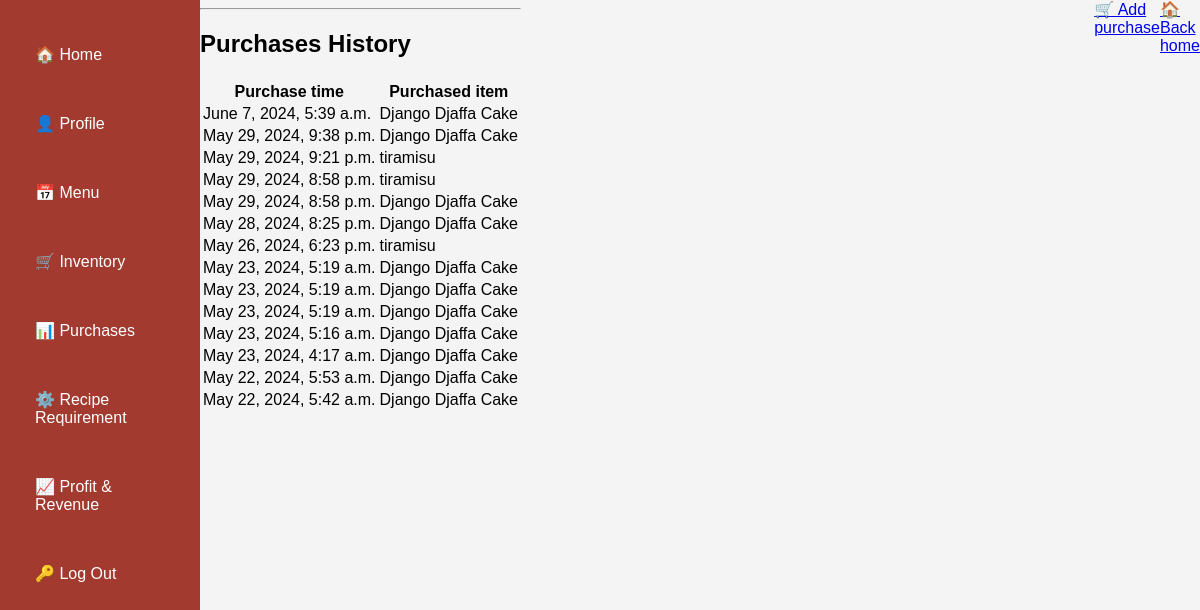
Screenshot of /purchase/List (signed in) with the database file from the repository.
### inventory/models.py (models this page shows, shortened)
class Purchase(models.Model):
    id = models.AutoField(primary_key=True)
    menu_item = models.ForeignKey(MenuItem, on_delete=models.CASCADE)
    timestamp = models.DateTimeField(auto_now_add=True, null=True)

class MenuItem(models.Model):
    id = models.AutoField(primary_key=True)
    name = models.CharField(max_length=200)
    price = models.DecimalField(max_digits=10, decimal_places=2)

### inventory/views.py (the view)
# urls.py: path('purchase/List', views.PurchaseList.as_view(), name='purchase-list'),
class PurchaseList(LoginRequiredMixin,ListView):
    model = Purchase
    template_name = 'inventory/purchase-list.html'
    context_object_name = 'purchases'

### inventory/templates/inventory/purchase-list.html (shortened to what this page needs)
{% extends 'inventory/base.html' %}
{% load static %}
{% block head %}
  <link rel="stylesheet" href="{% static 'inventory/main.css' %}">
{% endblock %}
{% block content %}
<div class="table-page">
  <div class="table-content">
    <hr class="line">
    <h2>Purchases History</h2>
    <table class="table">
      <tr class="table-header">
        <tr class="">
          <th class="header-row-1" >Purchase time</th>
          <th class="header-row-2">Purchased item</th>
        </tr>
      </tr>
      {% for purchase in object_list|dictsortreversed:"timestamp" %}
      <tr>
        <td class="table-row-1">{{ purchase.timestamp }}</td>
        <td class="table-row-2">{{ purchase.menu_item.name   }} </td>
      </tr>
      {% endfor %}
    </table>
  </div>
</div>
</div>
<a href="{% url 'purchase_create' %}">🛒 Add purchase</a>
<a href="{% url 'home' %}">🏠Back home</a>
{% endblock %}

### inventory/static/inventory/main.css (style rules this page uses)
body { font-family: Arial, sans-serif; display: flex; margin: 0; padding: 0; height: 100vh; background-color: #f4f4f4; }
body { font-family: Arial, sans-serif; display: flex; margin: 0; height: 100vh; }
.html, body { height: 100%; margin: 0; }

### rows the page displays
Purchase: timestamp "June 7, 2024, 5:39 a.m.", menu_item.name "Django Djaffa Cake"
Purchase: timestamp "May 29, 2024, 9:38 p.m.", menu_item.name "Django Djaffa Cake"
Purchase: timestamp "May 29, 2024, 9:21 p.m.", menu_item.name "tiramisu"
Purchase: timestamp "May 29, 2024, 8:58 p.m.", menu_item.name "tiramisu"
Purchase: timestamp "May 29, 2024, 8:58 p.m.", menu_item.name "Django Djaffa Cake"
Purchase: timestamp "May 28, 2024, 8:25 p.m.", menu_item.name "Django Djaffa Cake"
Purchase: timestamp "May 26, 2024, 6:23 p.m.", menu_item.name "tiramisu"
Purchase: timestamp "May 23, 2024, 5:19 a.m.", menu_item.name "Django Djaffa Cake"
Purchase: timestamp "May 23, 2024, 5:19 a.m.", menu_item.name "Django Djaffa Cake"
Purchase: timestamp "May 23, 2024, 5:19 a.m.", menu_item.name "Django Djaffa Cake"
Purchase: timestamp "May 23, 2024, 5:16 a.m.", menu_item.name "Django Djaffa Cake"
Purchase: timestamp "May 23, 2024, 4:17 a.m.", menu_item.name "Django Djaffa Cake"
Purchase: timestamp "May 22, 2024, 5:53 a.m.", menu_item.name "Django Djaffa Cake"
Purchase: timestamp "May 22, 2024, 5:42 a.m.", menu_item.name "Django Djaffa Cake"
